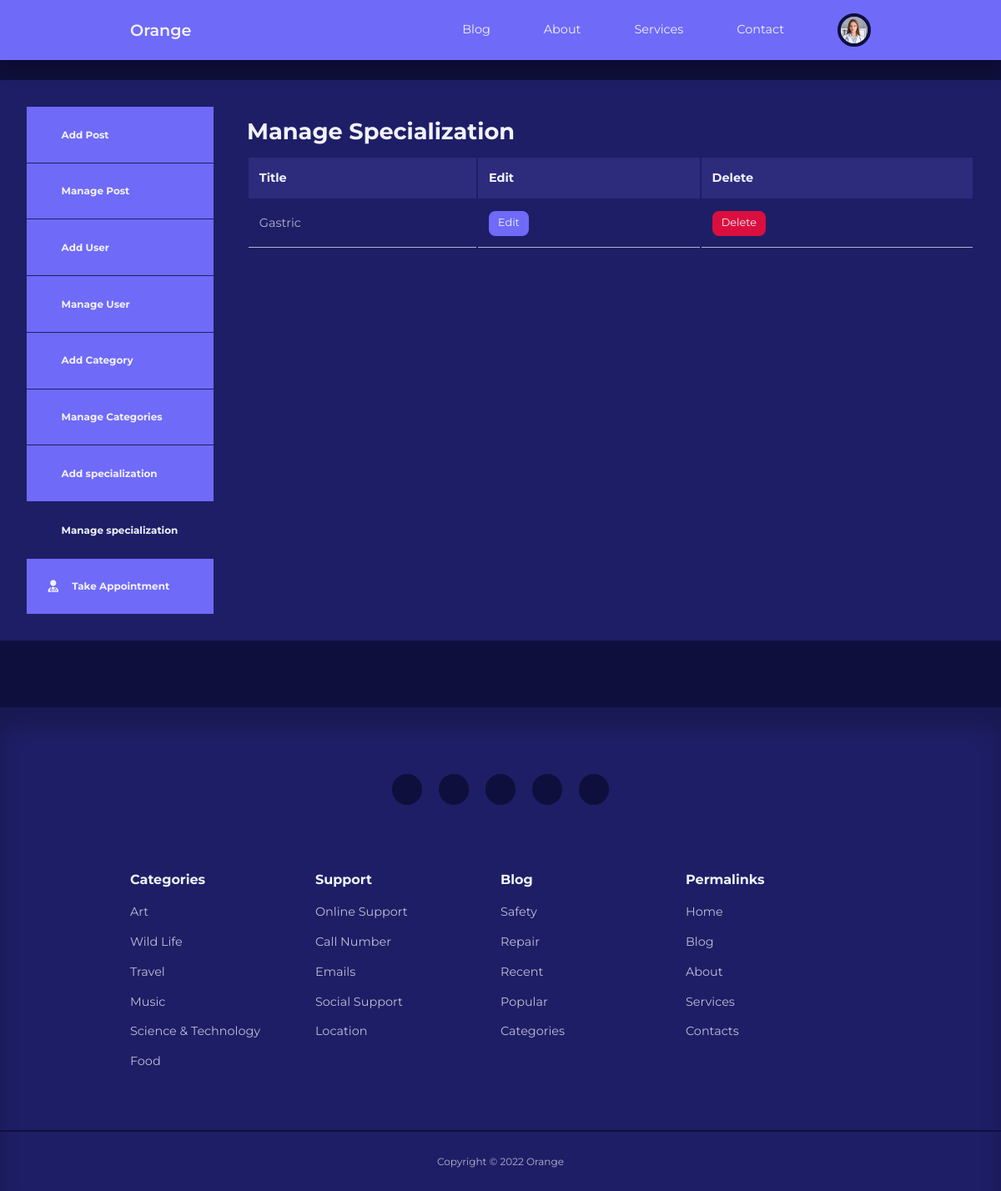
Page /admin/manage-specialization.php (signed in) on the committed database.
### tables this page shows
CREATE TABLE `users` (
  `id` int(11) UNSIGNED NOT NULL,
  `firstname` varchar(50) NOT NULL,
  `lastname` varchar(50) NOT NULL,
  `username` varchar(50) NOT NULL,
  `email` varchar(100) NOT NULL,
  `password` varchar(255) NOT NULL,
  `avatar` varchar(255) NOT NULL,
  `is_admin` tinyint(1) NOT NULL,
  `Specialization_title` varchar(50) NOT NULL,
  `specialization_id` int(11) UNSIGNED DEFAULT NULL
);

CREATE TABLE `specialization` (
  `id` int(11) UNSIGNED NOT NULL,
  `title` varchar(50) NOT NULL,
  `description` text NOT NULL
);

### admin/partials/header.php (called while the page is built, shortened)
<?php
require '../partials/header.php';

### admin/manage-specialization.php (the view, shortened to what this page needs)
<?php
include 'partials/header.php';
$query=" SELECT * from specialization ORDER BY title";
$specializations=mysqli_query($connection,$query);
?>
<section class="dashboard">
    <div class="conatiner dashboard_container">
        <aside>
        <ul>
                <li><a href="add-post.php"><i class="uil uil-pen"></i>
                <h5>Add Post</h5>
                </a></li>
                <li><a href="index.php"><i class="uil uil-postcard"></i>
                    <h5>Manage Post</h5>
                    </a></li>
                    <?php if(isset($_SESSION['user_is_admin'])) : ?>
                    <li><a href="add-user.php"><i class="uil uil-user-plus"></i>
                        <h5>Add User</h5>
                        </a></li>
                        <li><a href="manage-users.php"><i class="uil uil-users-alt"></i>
                            <h5>Manage User</h5>
                            </a></li>
                            <li><a href="add-category.php"><i class="uil uil-edit"></i>
                                <h5>Add Category</h5>
                                </a></li>
                                <li><a href="manage-categories.php"><i class="uil uil-list-ul"></i>
                                    <h5>Manage Categories</h5>
                                    </a></li>
                                    <li><a href="add-specialization.php"><i class="uil uil-list-ul"></i>
                                    <h5>Add specialization</h5>
                                    </a></li>
                                    <li><a href="manage-specialization.php"class="active"><i class="uil uil-list-ul"></i>
                                    <h5>Manage specialization</h5>
                                    </a></li>
                                    <li><a href="manage-appointment.php"><i class="fa-solid fa-user-doctor"></i>
                                    <h5>Take Appointment</h5>
                                    </a></li>
                                    <?php endif ?>
            </ul>
        </aside>
        <main>
            <h2>Manage Specialization</h2>
            <?php if(mysqli_num_rows($specializations)>0): ?>
            <table>
                <thead>
                    <tr>
                        <th>Title</th>
                        <th>Edit</th>
                        <th>Delete</th>
                    </tr>
                </thead>
                <tbody>
                <?php while($specialization=mysqli_fetch_assoc($specializations)) : ?>
                    <tr>
                        <td><?=$specialization['title']?></td>
                        <td><a href="<?=ROOT_URL?>admin/edit-specialization.php?id=<?=$specialization['id']?>" class="btn sm">Edit</a></td>
                        <td><a href="<?=ROOT_URL?>admin/delete-specialization.php?id=<?=$specialization['id']?>"class="btn sm danger">Delete</a></td>
                    </tr>
                <?php endwhile?>
                </tbody>
            </table>
            <?php else : ?>
           <div class="alert_message error"><?="No specialization found "?> </div>
           <?php endif?>
        </main>
    </div>
</section>
<?php
include '../partials/footer.php';
?>

### partials/header.php (shortened to what this page needs)
<?php
require 'config/database.php';
if(isset($_SESSION['user-id'])){
  $id=filter_var($_SESSION['user-id'],FILTER_SANITIZE_NUMBER_INT);
  $query="SELECT avatar FROM users WHERE id=$id";
  $result=mysqli_query($connection,$query);
  $avatar=mysqli_fetch_assoc($result);
}
?>
<!DOCTYPE html>
<html lang="en">
  <head>
    <link rel="stylesheet" href="https://cdn.jsdelivr.net/npm/swiper@8/swiper-bundle.min.css"/>
    <link rel="stylesheet" href="https://unicons.iconscout.com/release-pro/v4.0.0/css/line.css">
    <link rel="stylesheet" href="https://cdnjs.cloudflare.com/ajax/libs/font-awesome/6.2.1/css/all.min.css">
    <link rel="stylesheet" href="<?=ROOT_URL ?>css/style.css">
    </head>
    <body>
    <div id="root">
    <nav>
      <div class=" container nav__container">
        <a href="<?=ROOT_URL ?>" class="nav__logo">Orange</a>
        <ul class="nav_items">
         <li><a href="<?=ROOT_URL ?>blog.php">Blog</a></li>
         <li><a href="<?=ROOT_URL ?>about.php">About</a></li>
         <li><a href="<?=ROOT_URL ?>services.php">Services</a></li>
         <li><a href="<?=ROOT_URL ?>contact.php">Contact</a></li>
         <?php if(isset($_SESSION['user-id'])) : ?>
         <li class="nav_profile">
            <div class="avatar">
            <img src="<?=ROOT_URL . 'images/' . $avatar['avatar'] ?>">
            </div>
               </li>
          <?php else : ?>
         <li><a href="<?=ROOT_URL ?>signin.php">Signin</a></li>
         <?php endif ?>
        </ul>
      </div>
    </nav>

### css/style.css (style rules this page uses)
:root { --color-primary: #6f6af8; --color-primary-light:hsl(242,91%,69%,18%); --color-primary-variant:#5854c7; --color-red:#da0f3f; --color-red-light:hsl(346,87%,46%,15%); --color-green:#00c476; --color-green-light:hsl(156,100%,38%,15%); --color-gray-900: #1e1e66; --color-gray-700: #2d2b7c; --color-gray-300: rgba(242,242,254,0.3); --color-gray-200: rgba(242,242,254,0.7);; --color-white:#f2f2fe; --color-bg:#0f0f3e; --transition:all 300ms ease; --container-width-lg:74%; --container-width-md:88%; --form-width:40%; --card-boarder-radius-1:0.3rem; --card-boarder-radius-2:0.5rem; --card-boarder-radius-3:0.8rem; --card-boarder-radius-4:2rem; --card-boarder-radius-5:5rem; }
* { margin:0; padding:0; outline:0; border:0; appearance:0; list-style: none; text-decoration: none; box-sizing: border-box; }
body { font-family: 'Montserrat',sans-serif; line-height: 1.6; color: var(--color-gray-200); overflow-x: hidden ; background:var(--color-bg); font-size: 0.9rem; }
.container { width:var(--container-width-lg); max-width: 1800px; margin-inline:auto; }
section { margin-top: 3rem; width:100vw; }
h1,h2,h3,h4,h5 { color:var(--color-white); line-height: 1.3; }
h2 { font-size: 1.7rem; margin:1rem 0; }
a { color:var(--color-white); transition:var(--transition); }
img { display: block; width: 100%; object-fit: cover; }
nav { background:var(--color-primary); width:100vw; height:4.5rem; position:fixed; top:0; z-index:10; box-shadow: 0 1rem 1rem rgba(0,0,0,0.2); }
.nav__container { height:100%; display: flex; align-items: center; justify-content: space-between; }
.avatar { width: 2.5rem; height:2.5rem; border-radius: 50%; overflow: hidden; border:0.3rem solid var(--color-bg); }
.nav__logo { font-weight: 600; font-size: 1.2rem; }
.nav_items { display: flex; align-items: center; gap:4rem; }
.nav_profile { position:relative; cursor: pointer; }
.btn { display: inline-block; width: fit-content; padding:0.6rem 1.2rem; background-color: var(--color-primary); border-radius: var(--card-boarder-radius-2); cursor:pointer; transition: var(--transition); color:var(--color-white); }
.btn.sm { padding: 0.3rem 0.7rem; font-size: 0.8rem; }
.btn.sm.danger { background: var(--color-red); }
.dashboard { margin-top: 6rem; }
.dashboard_container { display:grid; grid-template-columns: 14rem auto; gap:1rem; background: var(--color-gray-900); padding:2rem; margin-bottom:5rem; }
.dashboard aside a { background-color: var(--color-primary); display: flex; gap:1rem; align-items:center; padding:1.6rem; }
.dashboard aside ul li:not(:last-child) a { border-bottom: 1px solid var(--color-gray-900); }
.dashboard aside a.active { background-color: var(--color-gray-900); }
.dashboard main { margin-left:1.5rem; }
.dashboard main h2 { margin-bottom:0 0 2rem 0; line-height:1; }
.dashboard main table { width: 100%; text-align: left; }
.dashboard main table th { background:var(--color-gray-700); padding: 0.8rem; color:var(--color-white); }
.dashboard main table td { padding: 0.8rem; border-bottom: 1px solid var(--color-gray-200); }

### rows in the picture
users: avatar (picture)
specialization: title "Gastric"
